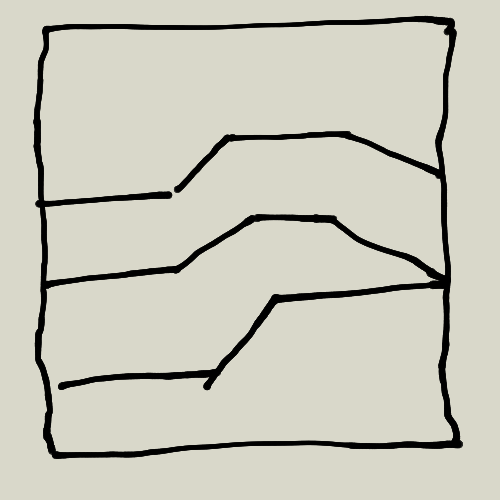
#> input picture static/Breaks.png, 500 x 500 px
$ jupyter execute notebook.ipynb   (shell and % lines are left out)
#> lines starting #> are read from the running program, lines starting #| are printed output that depends on the picture; after the words box and inside, x2 and y2 are one past the last pixel; in counts of white or black regions, pixels touching at a corner belong together
[cell 1]
import numpy as np
import scipy as sp
from skimage import io, color, exposure, morphology, measure, segmentation

import matplotlib.pyplot as plt

[cell 2]
# Parameters
contrast = 0.5
closing = 5

[cell 3]
# IO
initial_image = io.imread("static/Breaks.png")
#> initial_image is the input picture: shape (500, 500, 3); mean R, G, B 201.5, 200.6, 187.6
plt.imshow(initial_image)

[cell 4]
## Compressor
im = color.rgb2gray(initial_image[0:-1:2,0:-1:2])
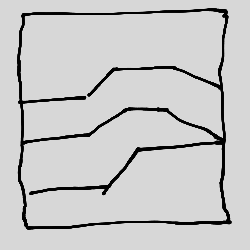
#> im: shape (250, 250) float64; min 0, max 0.844, mean 0.784
flt2 = sp.ndimage.filters.gaussian_filter(im**2, 21)
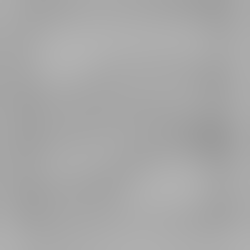
#> flt2: shape (250, 250) float64; min 0.613, max 0.696, mean 0.66
compressed = im/(np.sqrt(flt2))
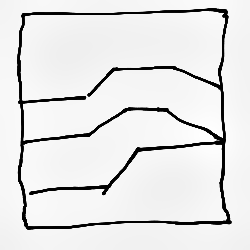
#> compressed: shape (250, 250) float64; min 0, max 1.08, mean 0.965; drawn with min black and max white
plt.imshow(compressed)

[cell 5]
## Contrast streching
p2, p98 = np.percentile(compressed, (2, 98))
#> p2 = 0; p98 = 1.06
contrasted = exposure.rescale_intensity(compressed, in_range=(p2, p98))
plt.imshow(contrasted)

[cell 6]
## Binarization with scalar threshold
binary = ~(color.rgb2gray(contrasted) > contrast)
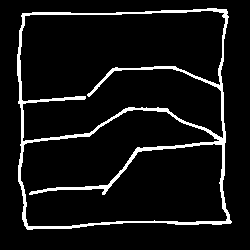
#> binary: shape (250, 250) bool; 7.2% white; 1 white region, box (x1, y1, x2, y2) and area: (17, 8, 232, 230) 4481
plt.imshow(compressed)

[cell 7]
## Binarization with scalar threshold
binary = ~(color.rgb2gray(contrasted) > contrast)
plt.imshow(binary)

[cell 8]
## Use binary closing to connect lines that aren't
## completely crossing
closed = morphology.binary_closing(binary, morphology.disk(closing))
#> closed: shape (250, 250) bool; 7.6% white; 1 white region, box (x1, y1, x2, y2) and area: (17, 8, 232, 230) 4735
plt.imshow(closed)

[cell 9]
removed = morphology.remove_small_objects(closed)
removed = ~morphology.remove_small_objects(~removed)
plt.imshow(removed)

[cell 10]
edges = morphology.skeletonize(removed)
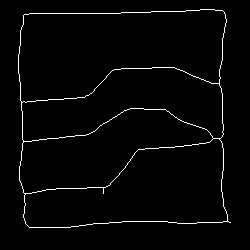
#> edges: shape (250, 250) bool; 2.3% white in thin lines or dots, all inside (x1, y1, x2, y2) = (18, 9, 231, 228)
skeletonized = ~morphology.dilation(edges, morphology.disk(1))
#> skeletonized: shape (250, 250) bool; 93.2% white; 1 black region, box (x1, y1, x2, y2) and area: (17, 8, 232, 229) 4243
plt.imshow(skeletonized)

[cell 11]
clean_border = segmentation.clear_border(skeletonized)
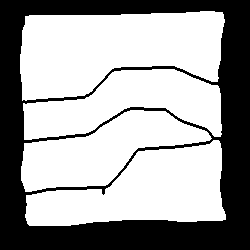
#> clean_border: shape (250, 250) bool; 63.3% white; 1 black region, box (x1, y1, x2, y2) and area: (0, 0, 250, 250) 22928
labeled, nregions = measure.label(clean_border, background = 999999, return_num=True)
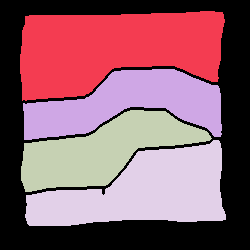
#> labeled: shape (250, 250) int32; 5 distinct labels, from 0 to 4; one colour per label, 0 black
#> nregions = 4
labeled = labeled + 1
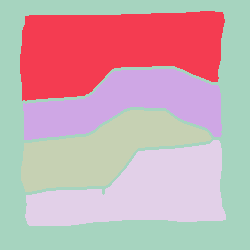
#> labeled: shape (250, 250) int32; 5 distinct labels, from 1 to 5; one colour per label, 0 black
plt.imshow(labeled)

[cell 12]
## Change border region labels to zero for random walker
## segmentation in next step
np.place(labeled, np.logical_not(skeletonized), 0) ## updates in place
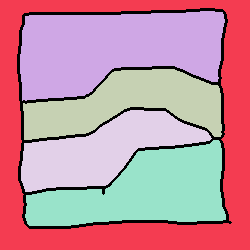
#> labeled: shape (250, 250) int32; 6 distinct labels, from 0 to 5; one colour per label, 0 black

[cell 13]
final = segmentation.random_walker(skeletonized, labeled, beta=1,  mode='cg_mg')
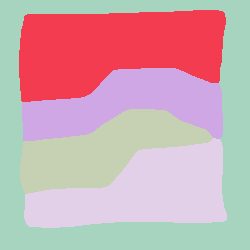
#> final: shape (250, 250) int32; 5 distinct labels, from 1 to 5; one colour per label, 0 black
plt.imshow(final)
